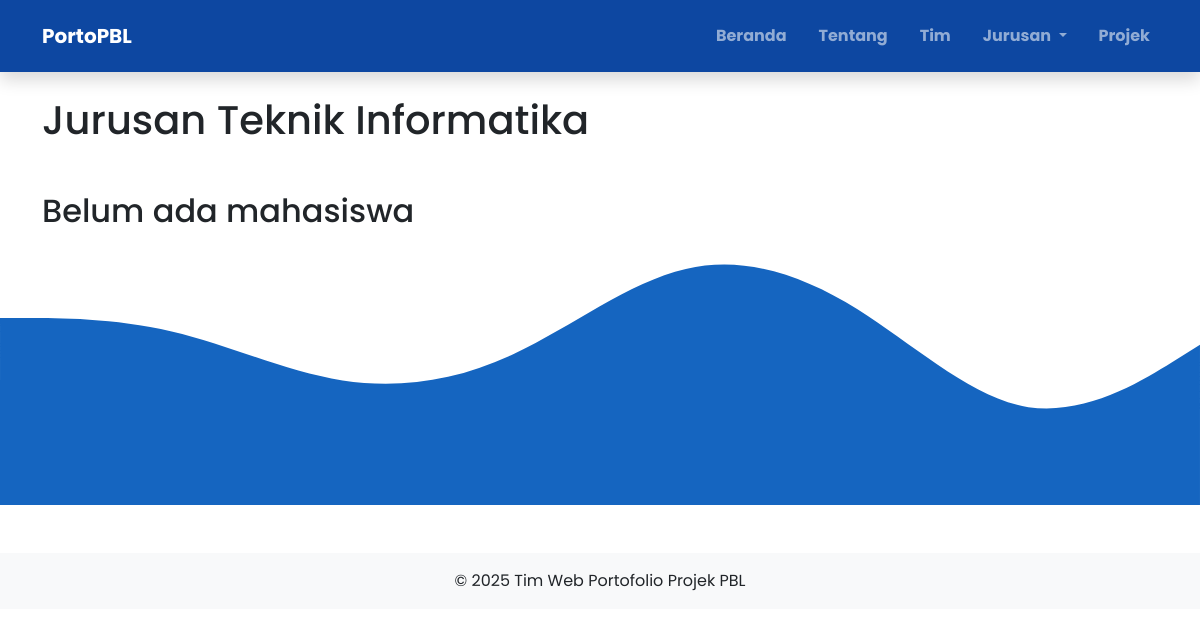
Page /jurusan_if.php on the earlier database version.
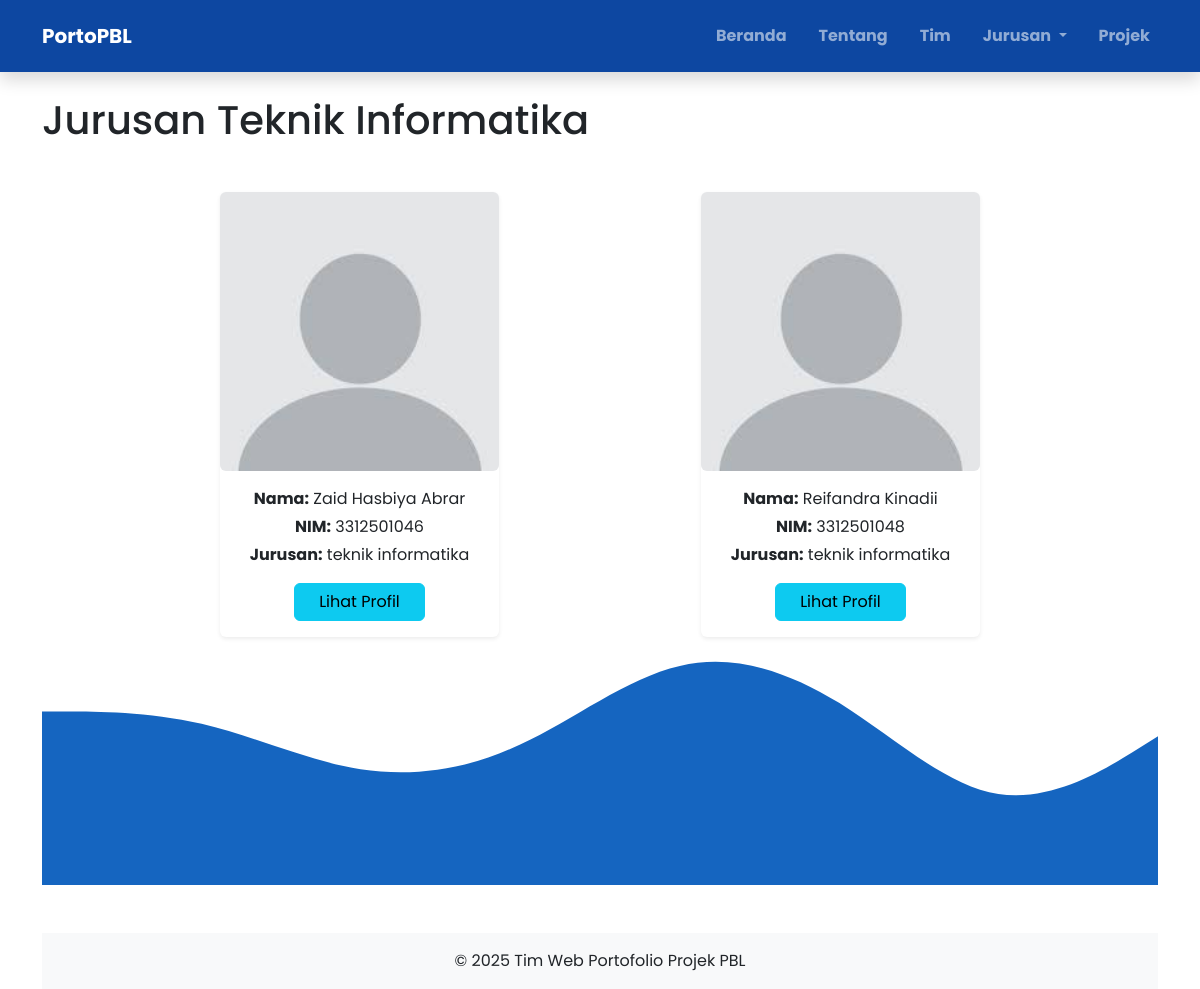
Same page on the later database version.
### tables this page shows
CREATE TABLE `users` (
  `id` int(11) NOT NULL,
  `nama` varchar(100) NOT NULL,
  `username` varchar(255) NOT NULL,
  `password` varchar(255) NOT NULL,
  `foto_profil` varchar(255) DEFAULT NULL,
  `jurusan` enum('teknik mesin','teknik informatika','teknik elektro','manajemen bisnis') DEFAULT NULL,
  `role` enum('mahasiswa','dosen','admin') NOT NULL
);

### jurusan_if.php (the view, shortened to what this page needs)
<?php
include 'koneksi.php';
$query = "SELECT * FROM users WHERE jurusan = 'teknik informatika' AND role='mahasiswa'";
$data = mysqli_query($koneksi, $query);
?>
<!DOCTYPE html>
<html lang="en">
<head>
  <link rel="stylesheet" href="css/bootstrap.min.css">
  <link rel="stylesheet" href="styles.css" type="text/css">
</head>
<body>
  <?php include 'layouts/navbar_publik.php'; ?>
  <div class="container">
    <h1 class="my-5 pt-5">Jurusan Teknik Informatika</h1>
    <?php if (mysqli_num_rows($data) > 0 ) : ?>
     <div class="d-flex flex-wrap justify-content-evenly align-items-start gap-4">
        <?php while ($row = mysqli_fetch_assoc($data)): ?>
      <div class="col-md-4 col-lg-3">
        <div class="card shadow-sm border-0 h-100">
          <div class="ratio ratio-1x1">
            <img src="tim/profil-kosong.jpeg" class="card-img-top rounded-2" alt="Foto Mahasiswa" style="object-fit: cover;">
          </div>
          <div class="card-body text-center">
            <p class="mb-1"><strong>Nama:</strong> <?= $row['nama']; ?></p>
            <p class="mb-1"><strong>NIM:</strong> <?=  $row['username']; ?></p>
            <p class="mb-3"><strong>Jurusan:</strong> <?= $row['jurusan']; ?></p>
            <a href="lihat_profil_mhs.php?id=<?= $row['id']; ?>" class="btn btn-info px-4">Lihat Profil</a>
          </div>
        </div>
      </div>
      <?php endwhile;?>
      <?php else: ?>
        <h2>Belum ada mahasiswa</h2>
    </div>
    <?php endif; ?>
  </div>
  <img src="asset/wave-dark-blue.svg">
  <footer class="text-center py-3 bg-light mt-5">
    &copy; <span>2025</span> Tim Web Portofolio Projek PBL
  </footer>
</body>
</html>

Differences in the rows shown:
now on this page (row edited): users: nama "Zaid Hasbiya Abrar", username "3312501046", jurusan "teknik informatika"
now on this page (row edited): users: nama "Reifandra Kinadii", username "3312501048", jurusan "teknik informatika"
Other differences:
text no longer shown: "Belum ada mahasiswa"
